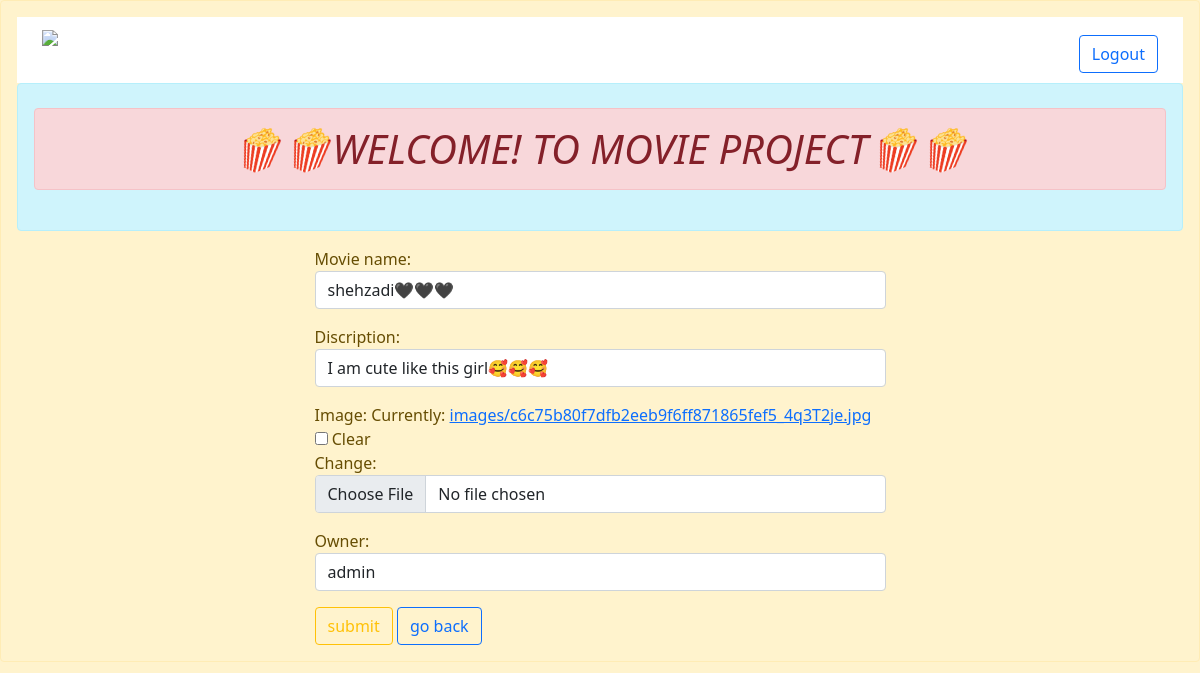
The page /edit/16/ (signed in) on the database its author committed.
### movie_app/models.py (models this page shows)
class Movie_Model(models.Model):
    movie_name = models.CharField(max_length=150)
    discription = models.CharField(max_length=250)
    image = models.ImageField(upload_to='images', blank=True)
    owner = models.ForeignKey(User,on_delete=models.CASCADE)

### movie_app/views.py (the view)
# urls.py: path('edit/<int:id>/',views.edit,name='edit'),
@login_required
def edit(request,id):
    if request.method == 'POST':
        movie = Movie_Model.objects.get(id=id)
        form = Movie_Form(request.POST, request.FILES, instance=movie)
        if form.is_valid():
            form.save()
            form = Movie_Form()
    else:
        movie = Movie_Model.objects.get(id=id)
        form = Movie_Form(instance=movie)
    return render(request, 'edit.html', {'form': form})

### movie_app/forms.py
class Movie_Form(forms.ModelForm):
    class Meta:
        model = Movie_Model
        fields = ['movie_name','discription','image','owner']
        widgets = {
            'movie_name': forms.TextInput(attrs={'class':'form-control'}),
            'discription': forms.TextInput(attrs={'class':'form-control'}),
            'image': forms.ClearableFileInput(attrs={'class':'form-control'}),
            'owner': forms.Select(attrs={'class':'form-control'}),
        }

### templates/edit.html (shortened to what this page needs)
{% extends 'base.html' %}
{% block content %}
<div class="div row">
    <div class="div col-sm-6 offset-3">
        <form method="post" enctype="multipart/form-data">
        {{form.as_p}}
        <button type="submit" class="btn btn-outline-warning">submit</button>
        <a href="{%url 'show_movie' %}" class="btn btn-outline-primary">go back</a>
    </form>
    </div>
</div>
{% endblock content %}

### rows shown on the page
Movie_Model: movie_name "shehzadi🖤🖤🖤", discription "I am cute like this girl🥰🥰🥰", owner "admin"
